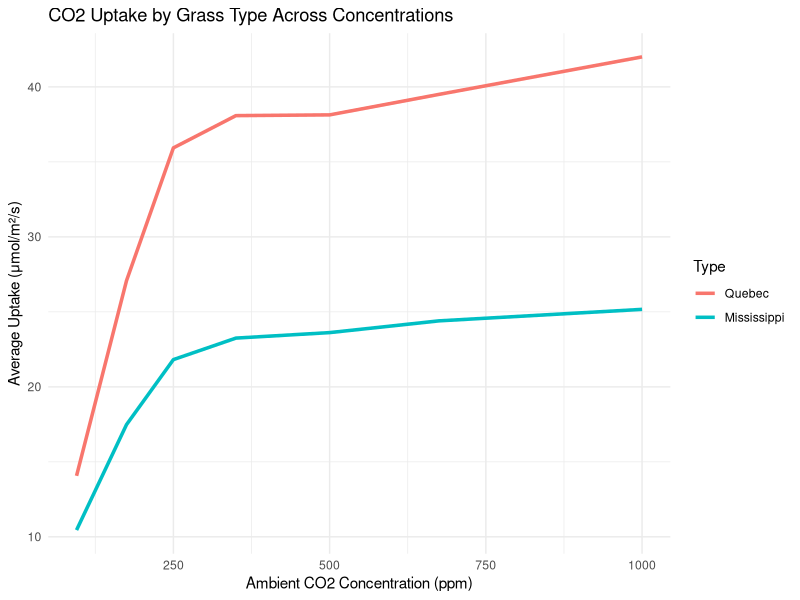

Here is the R script that generated this plot:
## ---- chunk 1
# Printing first 5 records
head(CO2)
## ---- chunk 2
#| warning: false
library(ggplot2)
library(dplyr)


# Aggregate average uptake by Type and concentration
avg_data <- CO2 %>%
  group_by(Type, conc) %>%
  summarise(avg_uptake = mean(uptake), .groups = "drop")

# Line plot
ggplot(avg_data, aes(x = conc, y = avg_uptake, color = Type)) +
  geom_line(size = 1.2) +
  labs(
    title = "CO2 Uptake by Grass Type Across Concentrations",
    x = "Ambient CO2 Concentration (ppm)",
    y = "Average Uptake (μmol/m²/s)"
  ) +
  theme_minimal()
